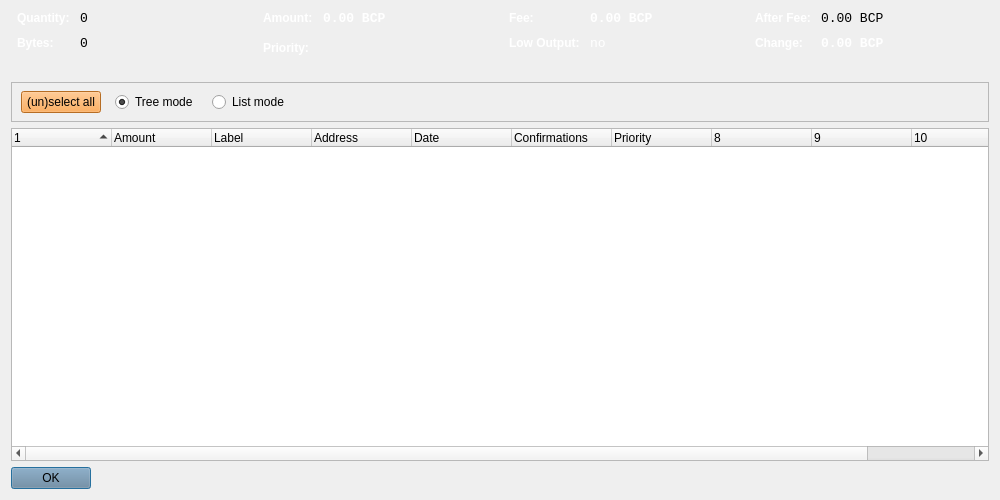
<?xml version="1.0" encoding="UTF-8"?>
<ui version="4.0">
 <class>CoinControlDialog</class>
 <widget class="QDialog" name="CoinControlDialog">
  <property name="geometry">
   <rect>
    <x>0</x>
    <y>0</y>
    <width>1000</width>
    <height>500</height>
   </rect>
  </property>
  <property name="windowTitle">
   <string>Coin Control</string>
  </property>
  <property name="styleSheet">
   <string notr="true">background-image: url(:/images/bkg);</string>
  </property>
  <layout class="QVBoxLayout" name="verticalLayout">
   <item>
    <layout class="QHBoxLayout" name="horizontalLayoutTop" stretch="0,0,0,0">
     <property name="topMargin">
      <number>0</number>
     </property>
     <property name="bottomMargin">
      <number>10</number>
     </property>
     <item>
      <layout class="QFormLayout" name="formLayoutCoinControl1">
       <property name="horizontalSpacing">
        <number>10</number>
       </property>
       <property name="verticalSpacing">
        <number>10</number>
       </property>
       <property name="leftMargin">
        <number>6</number>
       </property>
       <property name="rightMargin">
        <number>6</number>
       </property>
       <item row="0" column="0">
        <widget class="QLabel" name="labelCoinControlQuantityText">
         <property name="styleSheet">
          <string notr="true">font-weight:bold;</string>
         </property>
         <property name="text">
          <string>&lt;html&gt;&lt;head/&gt;&lt;body&gt;&lt;p&gt;&lt;span style=&quot; color:#ffffff;&quot;&gt;Quantity:&lt;/span&gt;&lt;/p&gt;&lt;/body&gt;&lt;/html&gt;</string>
         </property>
        </widget>
       </item>
       <item row="0" column="1">
        <widget class="QLabel" name="labelCoinControlQuantity">
         <property name="font">
          <font>
           <family>Monospace</family>
           <pointsize>10</pointsize>
          </font>
         </property>
         <property name="cursor">
          <cursorShape>IBeamCursor</cursorShape>
         </property>
         <property name="contextMenuPolicy">
          <enum>Qt::ActionsContextMenu</enum>
         </property>
         <property name="styleSheet">
          <string notr="true">background-image: url(:/images/bgbfree);</string>
         </property>
         <property name="text">
          <string notr="true">0</string>
         </property>
         <property name="textInteractionFlags">
          <set>Qt::LinksAccessibleByMouse|Qt::TextSelectableByKeyboard|Qt::TextSelectableByMouse</set>
         </property>
        </widget>
       </item>
       <item row="1" column="0">
        <widget class="QLabel" name="labelCoinControlBytesText">
         <property name="styleSheet">
          <string notr="true">font-weight:bold;background-image: url(:/images/bgbfree);</string>
         </property>
         <property name="text">
          <string>&lt;html&gt;&lt;head/&gt;&lt;body&gt;&lt;p&gt;&lt;span style=&quot; color:#ffffff;&quot;&gt;Bytes:&lt;/span&gt;&lt;/p&gt;&lt;/body&gt;&lt;/html&gt;</string>
         </property>
        </widget>
       </item>
       <item row="1" column="1">
        <widget class="QLabel" name="labelCoinControlBytes">
         <property name="font">
          <font>
           <family>Monospace</family>
           <pointsize>10</pointsize>
          </font>
         </property>
         <property name="cursor">
          <cursorShape>IBeamCursor</cursorShape>
         </property>
         <property name="contextMenuPolicy">
          <enum>Qt::ActionsContextMenu</enum>
         </property>
         <property name="styleSheet">
          <string notr="true">background-image: url(:/images/bgbfree);</string>
         </property>
         <property name="text">
          <string notr="true">0</string>
         </property>
         <property name="textInteractionFlags">
          <set>Qt::LinksAccessibleByMouse|Qt::TextSelectableByKeyboard|Qt::TextSelectableByMouse</set>
         </property>
        </widget>
       </item>
      </layout>
     </item>
     <item>
      <layout class="QFormLayout" name="formLayoutCoinControl2">
       <property name="horizontalSpacing">
        <number>10</number>
       </property>
       <property name="verticalSpacing">
        <number>10</number>
       </property>
       <property name="leftMargin">
        <number>6</number>
       </property>
       <property name="rightMargin">
        <number>6</number>
       </property>
       <item row="0" column="0">
        <widget class="QLabel" name="labelCoinControlAmountText">
         <property name="styleSheet">
          <string notr="true">font-weight:bold;background-image: url(:/images/bgbfree);</string>
         </property>
         <property name="text">
          <string>&lt;html&gt;&lt;head/&gt;&lt;body&gt;&lt;p&gt;&lt;span style=&quot; color:#ffffff;&quot;&gt;Amount:&lt;/span&gt;&lt;/p&gt;&lt;/body&gt;&lt;/html&gt;</string>
         </property>
        </widget>
       </item>
       <item row="0" column="1">
        <widget class="QLabel" name="labelCoinControlAmount">
         <property name="font">
          <font>
           <family>Monospace</family>
           <pointsize>10</pointsize>
          </font>
         </property>
         <property name="cursor">
          <cursorShape>IBeamCursor</cursorShape>
         </property>
         <property name="contextMenuPolicy">
          <enum>Qt::ActionsContextMenu</enum>
         </property>
         <property name="styleSheet">
          <string notr="true">background-image: url(:/images/bgbfree);</string>
         </property>
         <property name="text">
          <string notr="true">&lt;html&gt;&lt;head/&gt;&lt;body&gt;&lt;p&gt;&lt;span style=&quot; font-weight:600; color:#ffffff;&quot;&gt;0.00 BCP&lt;/span&gt;&lt;/p&gt;&lt;/body&gt;&lt;/html&gt;</string>
         </property>
         <property name="textInteractionFlags">
          <set>Qt::LinksAccessibleByMouse|Qt::TextSelectableByKeyboard|Qt::TextSelectableByMouse</set>
         </property>
        </widget>
       </item>
       <item row="1" column="0">
        <widget class="QLabel" name="labelCoinControlPriorityText">
         <property name="styleSheet">
          <string notr="true">font-weight:bold;background-image: url(:/images/bgbfree);</string>
         </property>
         <property name="text">
          <string>&lt;html&gt;&lt;head/&gt;&lt;body&gt;&lt;p&gt;&lt;span style=&quot; color:#ffffff;&quot;&gt;Priority:&lt;/span&gt;&lt;/p&gt;&lt;/body&gt;&lt;/html&gt;</string>
         </property>
        </widget>
       </item>
       <item row="1" column="1">
        <widget class="QLabel" name="labelCoinControlPriority">
         <property name="font">
          <font>
           <family>Monospace</family>
           <pointsize>10</pointsize>
          </font>
         </property>
         <property name="cursor">
          <cursorShape>IBeamCursor</cursorShape>
         </property>
         <property name="contextMenuPolicy">
          <enum>Qt::ActionsContextMenu</enum>
         </property>
         <property name="styleSheet">
          <string notr="true">background-image: url(:/images/bgbfree);</string>
         </property>
         <property name="text">
          <string>&lt;html&gt;&lt;head/&gt;&lt;body&gt;&lt;p&gt;&lt;br/&gt;&lt;/p&gt;&lt;/body&gt;&lt;/html&gt;</string>
         </property>
         <property name="textInteractionFlags">
          <set>Qt::LinksAccessibleByMouse|Qt::TextSelectableByKeyboard|Qt::TextSelectableByMouse</set>
         </property>
        </widget>
       </item>
      </layout>
     </item>
     <item>
      <layout class="QFormLayout" name="formLayoutCoinControl3">
       <property name="horizontalSpacing">
        <number>10</number>
       </property>
       <property name="verticalSpacing">
        <number>10</number>
       </property>
       <property name="leftMargin">
        <number>6</number>
       </property>
       <property name="rightMargin">
        <number>6</number>
       </property>
       <item row="0" column="0">
        <widget class="QLabel" name="labelCoinControlFeeText">
         <property name="styleSheet">
          <string notr="true">font-weight:bold;</string>
         </property>
         <property name="text">
          <string>&lt;html&gt;&lt;head/&gt;&lt;body&gt;&lt;p&gt;&lt;span style=&quot; color:#ffffff;&quot;&gt;Fee:&lt;/span&gt;&lt;/p&gt;&lt;/body&gt;&lt;/html&gt;</string>
         </property>
        </widget>
       </item>
       <item row="0" column="1">
        <widget class="QLabel" name="labelCoinControlFee">
         <property name="font">
          <font>
           <family>Monospace</family>
           <pointsize>10</pointsize>
          </font>
         </property>
         <property name="cursor">
          <cursorShape>IBeamCursor</cursorShape>
         </property>
         <property name="contextMenuPolicy">
          <enum>Qt::ActionsContextMenu</enum>
         </property>
         <property name="styleSheet">
          <string notr="true">background-image: url(:/images/bgbfree);</string>
         </property>
         <property name="text">
          <string notr="true">&lt;html&gt;&lt;head/&gt;&lt;body&gt;&lt;p&gt;&lt;span style=&quot; font-weight:600; color:#ffffff;&quot;&gt;0.00 BCP&lt;/span&gt;&lt;/p&gt;&lt;/body&gt;&lt;/html&gt;</string>
         </property>
         <property name="textInteractionFlags">
          <set>Qt::LinksAccessibleByMouse|Qt::TextSelectableByKeyboard|Qt::TextSelectableByMouse</set>
         </property>
        </widget>
       </item>
       <item row="1" column="0">
        <widget class="QLabel" name="labelCoinControlLowOutputText">
         <property name="enabled">
          <bool>false</bool>
         </property>
         <property name="styleSheet">
          <string notr="true">font-weight:bold;background-image: url(:/images/bgbfree);</string>
         </property>
         <property name="text">
          <string>&lt;html&gt;&lt;head/&gt;&lt;body&gt;&lt;p&gt;&lt;span style=&quot; color:#ffffff;&quot;&gt;Low Output:&lt;/span&gt;&lt;/p&gt;&lt;/body&gt;&lt;/html&gt;</string>
         </property>
        </widget>
       </item>
       <item row="1" column="1">
        <widget class="QLabel" name="labelCoinControlLowOutput">
         <property name="enabled">
          <bool>false</bool>
         </property>
         <property name="font">
          <font>
           <family>Monospace</family>
           <pointsize>10</pointsize>
          </font>
         </property>
         <property name="cursor">
          <cursorShape>IBeamCursor</cursorShape>
         </property>
         <property name="contextMenuPolicy">
          <enum>Qt::ActionsContextMenu</enum>
         </property>
         <property name="styleSheet">
          <string notr="true">background-image: url(:/images/bgbfree);</string>
         </property>
         <property name="text">
          <string notr="true">&lt;html&gt;&lt;head/&gt;&lt;body&gt;&lt;p&gt;&lt;span style=&quot; color:#ffffff;&quot;&gt;no&lt;/span&gt;&lt;/p&gt;&lt;/body&gt;&lt;/html&gt;</string>
         </property>
         <property name="textInteractionFlags">
          <set>Qt::LinksAccessibleByMouse|Qt::TextSelectableByKeyboard|Qt::TextSelectableByMouse</set>
         </property>
        </widget>
       </item>
      </layout>
     </item>
     <item>
      <layout class="QFormLayout" name="formLayoutCoinControl4">
       <property name="horizontalSpacing">
        <number>10</number>
       </property>
       <property name="verticalSpacing">
        <number>10</number>
       </property>
       <property name="leftMargin">
        <number>6</number>
       </property>
       <property name="rightMargin">
        <number>6</number>
       </property>
       <item row="0" column="0">
        <widget class="QLabel" name="labelCoinControlAfterFeeText">
         <property name="styleSheet">
          <string notr="true">font-weight:bold;background-image: url(:/images/bgbfree);</string>
         </property>
         <property name="text">
          <string>&lt;html&gt;&lt;head/&gt;&lt;body&gt;&lt;p&gt;&lt;span style=&quot; font-weight:600; color:#ffffff;&quot;&gt;After Fee:&lt;/span&gt;&lt;/p&gt;&lt;/body&gt;&lt;/html&gt;</string>
         </property>
        </widget>
       </item>
       <item row="0" column="1">
        <widget class="QLabel" name="labelCoinControlAfterFee">
         <property name="font">
          <font>
           <family>Monospace</family>
           <pointsize>10</pointsize>
          </font>
         </property>
         <property name="cursor">
          <cursorShape>IBeamCursor</cursorShape>
         </property>
         <property name="contextMenuPolicy">
          <enum>Qt::ActionsContextMenu</enum>
         </property>
         <property name="styleSheet">
          <string notr="true">background-image: url(:/images/bgbfree);</string>
         </property>
         <property name="text">
          <string notr="true">0.00 BCP</string>
         </property>
         <property name="textInteractionFlags">
          <set>Qt::LinksAccessibleByMouse|Qt::TextSelectableByKeyboard|Qt::TextSelectableByMouse</set>
         </property>
        </widget>
       </item>
       <item row="1" column="0">
        <widget class="QLabel" name="labelCoinControlChangeText">
         <property name="enabled">
          <bool>false</bool>
         </property>
         <property name="styleSheet">
          <string notr="true">font-weight:bold;background-image: url(:/images/bgbfree);</string>
         </property>
         <property name="text">
          <string>&lt;html&gt;&lt;head/&gt;&lt;body&gt;&lt;p&gt;&lt;span style=&quot; color:#ffffff;&quot;&gt;Change:&lt;/span&gt;&lt;/p&gt;&lt;/body&gt;&lt;/html&gt;</string>
         </property>
        </widget>
       </item>
       <item row="1" column="1">
        <widget class="QLabel" name="labelCoinControlChange">
         <property name="enabled">
          <bool>false</bool>
         </property>
         <property name="font">
          <font>
           <family>Monospace</family>
           <pointsize>10</pointsize>
          </font>
         </property>
         <property name="cursor">
          <cursorShape>IBeamCursor</cursorShape>
         </property>
         <property name="contextMenuPolicy">
          <enum>Qt::ActionsContextMenu</enum>
         </property>
         <property name="styleSheet">
          <string notr="true">background-image: url(:/images/bgbfree);</string>
         </property>
         <property name="text">
          <string notr="true">&lt;html&gt;&lt;head/&gt;&lt;body&gt;&lt;p&gt;&lt;span style=&quot; font-weight:600; color:#ffffff;&quot;&gt;0.00 BCP&lt;/span&gt;&lt;/p&gt;&lt;/body&gt;&lt;/html&gt;</string>
         </property>
         <property name="textInteractionFlags">
          <set>Qt::LinksAccessibleByMouse|Qt::TextSelectableByKeyboard|Qt::TextSelectableByMouse</set>
         </property>
        </widget>
       </item>
      </layout>
     </item>
    </layout>
   </item>
   <item>
    <widget class="QFrame" name="frame">
     <property name="minimumSize">
      <size>
       <width>0</width>
       <height>40</height>
      </size>
     </property>
     <property name="styleSheet">
      <string notr="true">background-image: url(:/images/bgbfree);</string>
     </property>
     <property name="frameShape">
      <enum>QFrame::StyledPanel</enum>
     </property>
     <property name="frameShadow">
      <enum>QFrame::Sunken</enum>
     </property>
     <widget class="QWidget" name="horizontalLayoutWidget">
      <property name="geometry">
       <rect>
        <x>10</x>
        <y>0</y>
        <width>781</width>
        <height>41</height>
       </rect>
      </property>
      <layout class="QHBoxLayout" name="horizontalLayoutPanel" stretch="0,0,0,0">
       <property name="spacing">
        <number>14</number>
       </property>
       <item>
        <widget class="QPushButton" name="pushButtonSelectAll">
         <property name="sizePolicy">
          <sizepolicy hsizetype="Maximum" vsizetype="Fixed">
           <horstretch>0</horstretch>
           <verstretch>0</verstretch>
          </sizepolicy>
         </property>
         <property name="styleSheet">
          <string notr="true">background-color: rgb(255, 153, 51);background-image: url(:/images/bgbfree);</string>
         </property>
         <property name="text">
          <string>(un)select all</string>
         </property>
        </widget>
       </item>
       <item>
        <widget class="QRadioButton" name="radioTreeMode">
         <property name="sizePolicy">
          <sizepolicy hsizetype="Maximum" vsizetype="Fixed">
           <horstretch>0</horstretch>
           <verstretch>0</verstretch>
          </sizepolicy>
         </property>
         <property name="styleSheet">
          <string notr="true">background-image: url(:/images/bgbfree);</string>
         </property>
         <property name="text">
          <string>Tree mode</string>
         </property>
         <property name="checked">
          <bool>true</bool>
         </property>
        </widget>
       </item>
       <item>
        <widget class="QRadioButton" name="radioListMode">
         <property name="sizePolicy">
          <sizepolicy hsizetype="Maximum" vsizetype="Fixed">
           <horstretch>0</horstretch>
           <verstretch>0</verstretch>
          </sizepolicy>
         </property>
         <property name="styleSheet">
          <string notr="true">background-image: url(:/images/bgbfree);</string>
         </property>
         <property name="text">
          <string>List mode</string>
         </property>
        </widget>
       </item>
       <item>
        <spacer name="horizontalSpacer">
         <property name="orientation">
          <enum>Qt::Horizontal</enum>
         </property>
         <property name="sizeHint" stdset="0">
          <size>
           <width>40</width>
           <height>20</height>
          </size>
         </property>
        </spacer>
       </item>
      </layout>
     </widget>
    </widget>
   </item>
   <item>
    <widget class="CoinControlTreeWidget" name="treeWidget">
     <property name="contextMenuPolicy">
      <enum>Qt::CustomContextMenu</enum>
     </property>
     <property name="styleSheet">
      <string notr="true">background-image: url(:/images/bgbfree);</string>
     </property>
     <property name="sortingEnabled">
      <bool>false</bool>
     </property>
     <property name="columnCount">
      <number>11</number>
     </property>
     <attribute name="headerShowSortIndicator" stdset="0">
      <bool>true</bool>
     </attribute>
     <attribute name="headerStretchLastSection">
      <bool>false</bool>
     </attribute>
     <column>
      <property name="text">
       <string/>
      </property>
     </column>
     <column>
      <property name="text">
       <string>Amount</string>
      </property>
      <property name="background">
       <color alpha="0">
        <red>106</red>
        <green>131</green>
        <blue>154</blue>
       </color>
      </property>
      <property name="foreground">
       <brush brushstyle="NoBrush">
        <color alpha="255">
         <red>106</red>
         <green>131</green>
         <blue>154</blue>
        </color>
       </brush>
      </property>
     </column>
     <column>
      <property name="text">
       <string>Label</string>
      </property>
     </column>
     <column>
      <property name="text">
       <string>Address</string>
      </property>
     </column>
     <column>
      <property name="text">
       <string>Date</string>
      </property>
     </column>
     <column>
      <property name="text">
       <string>Confirmations</string>
      </property>
      <property name="toolTip">
       <string>Confirmed</string>
      </property>
     </column>
     <column>
      <property name="text">
       <string>Priority</string>
      </property>
     </column>
     <column>
      <property name="text">
       <string/>
      </property>
     </column>
     <column>
      <property name="text">
       <string/>
      </property>
     </column>
     <column>
      <property name="text">
       <string/>
      </property>
     </column>
     <column>
      <property name="text">
       <string/>
      </property>
     </column>
    </widget>
   </item>
   <item>
    <widget class="QDialogButtonBox" name="buttonBox">
     <property name="sizePolicy">
      <sizepolicy hsizetype="Maximum" vsizetype="Fixed">
       <horstretch>0</horstretch>
       <verstretch>0</verstretch>
      </sizepolicy>
     </property>
     <property name="styleSheet">
      <string notr="true">background-color: rgb(106, 131, 154);background-image: url(:/images/bgbfree);</string>
     </property>
     <property name="orientation">
      <enum>Qt::Horizontal</enum>
     </property>
     <property name="standardButtons">
      <set>QDialogButtonBox::Ok</set>
     </property>
    </widget>
   </item>
  </layout>
 </widget>
 <customwidgets>
  <customwidget>
   <class>CoinControlTreeWidget</class>
   <extends>QTreeWidget</extends>
   <header>coincontroltreewidget.h</header>
  </customwidget>
 </customwidgets>
 <resources/>
 <connections/>
</ui>
